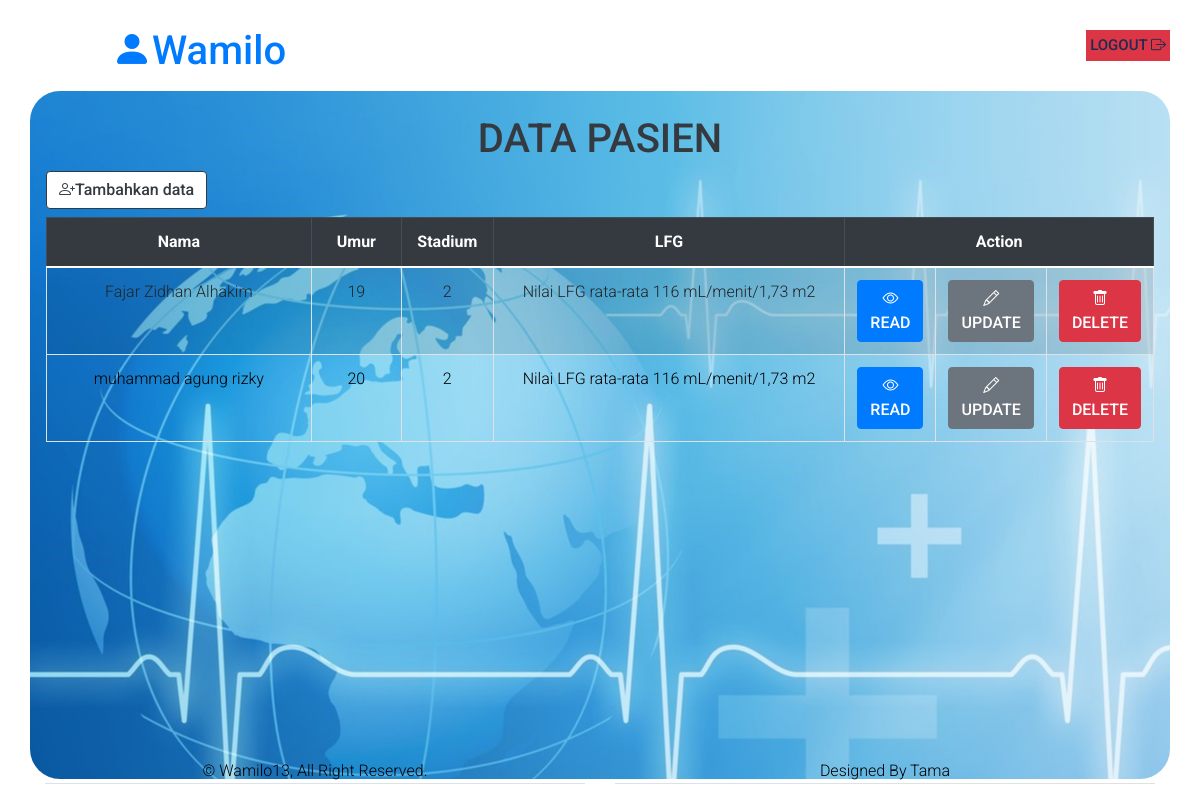
The page /admin/input_data/view/home.php (signed in) on the database its author committed.
### tables this page shows
CREATE TABLE `pasien` (
  `id` int(11) NOT NULL,
  `nama` varchar(255) NOT NULL,
  `umur` int(11) DEFAULT NULL,
  `stadium` int(11) DEFAULT NULL,
  `lfg` varchar(255) DEFAULT NULL,
  `anjuran_nutrisi` varchar(255) DEFAULT NULL,
  `makanan_dianjurkan` varchar(555) DEFAULT NULL
);

### admin/input_data/view/home.php (the view, shortened to what this page needs)
<!DOCTYPE html>
<html lang="en">
<head>
    <link rel="stylesheet" href="path/to/bootstrap.min.css">
</head>
<body  >
    <?php include "../header.php"; ?>
    <?php include "../navbar.php"; ?>
<div style="background-image: url(../../../img/bg.jpg); height:86vh; border-radius: 30px;background-position:center; " class="container p-3 mb-2 text-dark">
        <h1 class="text-center mt-2">DATA PASIEN</h1>
        <a href="create.php" class="btn btn-outline-dark mb-2" style="background-color: white;"><i class="bi bi-person-plus"></i>Tambahkan data</a>
        <div class="table-responsive">
            <table class="table table-striped text-center table-bordered border-dark table-hover">
                <thead class="thead-dark">
                    <tr>
                        <th class="container col-md-3 text-center" scope="col">Nama</th>
                        <th class="container col-md-1 text-center" scope="col">Umur</th>
                        <th class="container col-md-1 text-center" scope="col">Stadium</th>
                        <th class="container col-md-4 text-center" scope="col">LFG</th>
                        <th class="container col-md-2 text-center" scope="col" colspan="3" class="text-center">Action</th>
                    </tr>
                </thead>
                <tbody>
                    <?php
                    $query = "SELECT * FROM pasien";
                    $db = mysqli_query($db, $query);
                    while ($row = mysqli_fetch_assoc($db)){
                        $id = $row['id'];
                        $nama = $row['nama'];
                        $umur = $row['umur'];
                        $stadium = $row['stadium'];
                        $lfg = $row['lfg'];
                        echo "<tr>";
                        echo "<td>{$nama}</td>";
                        echo "<td>{$umur}</td>";
                        echo "<td>{$stadium}</td>";
                        echo "<td>{$lfg}</td>";
                        echo "<td class='text-center'><a href='read.php?pasien_id={$id}' class='btn btn-primary'><i class='bi bi-eye'></i> READ</a></td>";
                        echo "<td class='text-center'><a href='update.php?pasien_id={$id}' class='btn btn-secondary'><i class='bi bi-pencil'></i> UPDATE</a></td>";
                        echo "<td class='text-center'><a href='confirm.php?delete={$id}' class='btn btn-danger delete-btn' data-id='{$id}'><i class='bi bi-trash'></i> DELETE</a></td>";
                        echo "</tr>";
                    }
                    ?>
                </tbody>
            </table>
        </div>
    </div>
    <?php include "../footer.php"; ?>
</body>
</html>

### admin/input_data/css/style.css (style rules this page uses)
body { font-family: "Roboto", -apple-system, BlinkMacSystemFont, "Segoe UI", Roboto, "Helvetica Neue", Arial, "Noto Sans", sans-serif, "Apple Color Emoji", "Segoe UI Emoji", "Segoe UI Symbol", "Noto Color Emoji"; background-color: whitesmoke; font-weight: 300; }
h1, h2, h3, h4, h5, h6, .h1, .h2, .h3, .h4, .h5, .h6 { font-family: "Roboto", -apple-system, BlinkMacSystemFont, "Segoe UI", Roboto, "Helvetica Neue", Arial, "Noto Sans", sans-serif, "Apple Color Emoji", "Segoe UI Emoji", "Segoe UI Symbol", "Noto Color Emoji"; }
a { -webkit-transition: .3s all ease; -o-transition: .3s all ease; transition: .3s all ease; }
a, a:hover { text-decoration: none !important; }

### admin/input_data/css/style2.css (style rules this page uses)
:root { --primary: #0463FA; --light: #EFF5FF; --dark: #1B2C51; }
body { color: black; }
.btn { font-weight: 500; transition: .5s; }
.btn.btn-primary, .btn.btn-secondary { color: #FFFFFF; }

### rows shown on the page
pasien: nama "Fajar Zidhan Alhakim", umur "19", stadium "2", lfg "Nilai LFG rata-rata 116 mL/menit/1,73 m2"
pasien: nama "muhammad agung rizky", umur "20", stadium "2", lfg "Nilai LFG rata-rata 116 mL/menit/1,73 m2"

### other values the page prints
$_SESSION["username"] "Wamilo"
